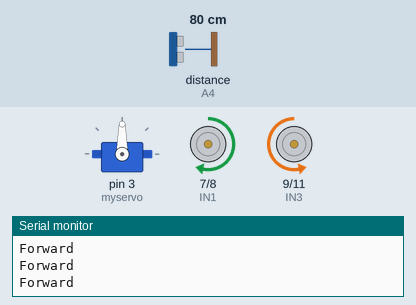
This sketch was run on a simulated Arduino Uno, built with avr-gcc and run on an emulated ATmega328P. Shown: servo, motor-driver pin pairs drawn as motors (green arrow = first pin HIGH = forward, orange = second pin HIGH = backward, longer = more drive, scaled by the enable pin), the last lines printed to the serial monitor. Wiring (inferred from the names in the program): ultrasonic range finder: trigger A5; echo A4. The inputs (shaded band) are chosen by the test bench; at power-on: distance to the obstacle (sensor on A4) 80 cm. The echo pulse lasts 58.3 µs per cm.

Above: at 1.2 s.
1.3 s: distance to the obstacle (sensor on A4) set to 23 cm
2.8 s: distance to the obstacle (sensor on A4) set to 18 cm
At 3.3 s:
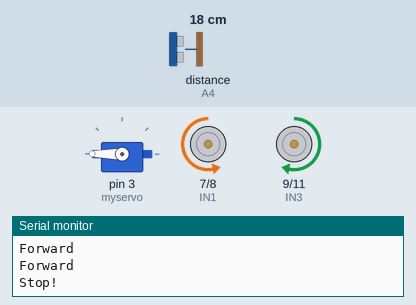
5.8 s: distance to the obstacle (sensor on A4) set to 35 cm
At 6.01 s:
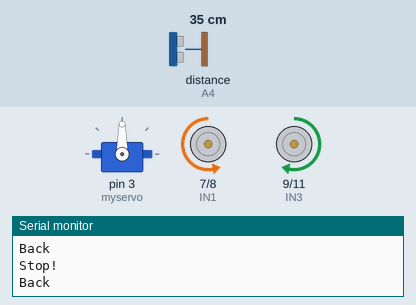
7.5 s: distance to the obstacle (sensor on A4) set to 2 cm
At 7.69 s:
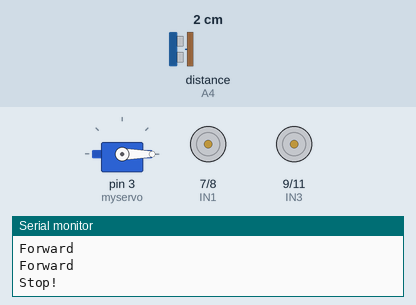
Timing chart, 0 to 11.5 s (numbered marks = the images above; inputs shaded):
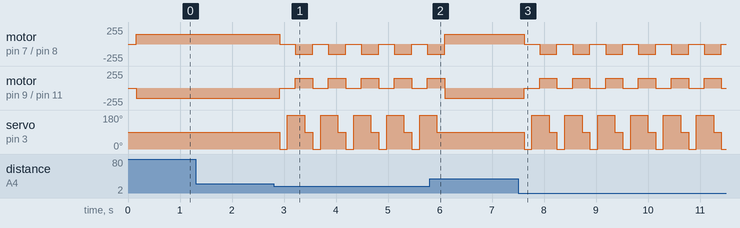

The sketch:

Avoid01.ino
```cpp
//www.elegoo.com - OBSTACLE AVOIDANCE

#include <Servo.h>  //servo library
Servo myservo;      // create servo object to control servo

int Echo = A4;
int Trig = A5;

#define ENA 5
#define ENB 6
#define IN1 7
#define IN2 8
#define IN3 9
#define IN4 11
#define SPEED 150
int rightDistance = 0, leftDistance = 0, middleDistance = 0;

void forward(int carSpeed){ //, int runTime){
  analogWrite(ENA, carSpeed);
  analogWrite(ENB, carSpeed);
  digitalWrite(IN1, HIGH);
  digitalWrite(IN2, LOW);
  digitalWrite(IN3, LOW);
  digitalWrite(IN4, HIGH);
  //delay(runTime);
  Serial.println("Forward");
}

void back(int carSpeed, int runTime) {
  analogWrite(ENA, carSpeed);
  analogWrite(ENB, carSpeed);
  digitalWrite(IN1, LOW);
  digitalWrite(IN2, HIGH);
  digitalWrite(IN3, HIGH);
  digitalWrite(IN4, LOW);
  delay(runTime);
  Serial.println("Back");
}

void left(int carSpeed, int runTime) {
  analogWrite(ENA, carSpeed);
  analogWrite(ENB, carSpeed);
  digitalWrite(IN1, LOW);
  digitalWrite(IN2, HIGH);
  digitalWrite(IN3, LOW);
  digitalWrite(IN4, HIGH);
  delay(runTime);
  Serial.println("Left");
}

void right(int carSpeed, int runTime) {
  analogWrite(ENA, carSpeed);
  analogWrite(ENB, carSpeed);
  digitalWrite(IN1, HIGH);
  digitalWrite(IN2, LOW);
  digitalWrite(IN3, HIGH);
  digitalWrite(IN4, LOW);
  delay(runTime);
  Serial.println("Right");
}

void stop() {
  digitalWrite(ENA, LOW);
  digitalWrite(ENB, LOW);
  Serial.println("Stop!");
}

//Ultrasonic distance measurement Sub function
int Distance_test(int degreeTurn) {
  myservo.write(degreeTurn);  //set servo position according to scaled value
  delay(150);
  digitalWrite(Trig, LOW);
  delayMicroseconds(2);
  digitalWrite(Trig, HIGH);
  delayMicroseconds(20);
  digitalWrite(Trig, LOW);
  float Fdistance = pulseIn(Echo, HIGH);
  Fdistance= Fdistance / 58;
  return (int)Fdistance;
}

void setup() {
  myservo.attach(3);  // attach servo on pin 3 to servo object
  Serial.begin(9600);
  pinMode(Echo, INPUT);
  pinMode(Trig, OUTPUT);
  pinMode(IN1, OUTPUT);
  pinMode(IN2, OUTPUT);
  pinMode(IN3, OUTPUT);
  pinMode(IN4, OUTPUT);
  pinMode(ENA, OUTPUT);
  pinMode(ENB, OUTPUT);
  stop();
}

void loop() {
    middleDistance = Distance_test(90);

    if(middleDistance <= 20) {
      stop();

      rightDistance = Distance_test(0);
      leftDistance = Distance_test(180);
      if(rightDistance > leftDistance) {
        right(SPEED, 360);
      }
      else if(rightDistance < leftDistance) {
        left(SPEED, 360);
      }
      else if((rightDistance <= 20) || (leftDistance <= 20)) {
        back(SPEED, 180);
      }
      else {
        forward(SPEED);
      }
    }
    else {
        forward(SPEED);
    }
}
```

Measured:
- the behaviour switches between 22 and 21 cm on distance to the obstacle (sensor on A4) (found by bisection; images 0 and 1)
- after the input at 2.8 s, motor on pin 7 (IN1) / pin 8 (IN2): alternates backward 150/255 for 0.33 s and stopped for 0.30 s, starting after 0.12 s; motor on pin 9 (IN3) / pin 11 (IN4): alternates forward 150/255 for 0.33 s and stopped for 0.30 s, starting after 0.12 s
- after the input at 5.8 s, servo on pin 3 (myservo): goes on until 5.9 s, then stays 90°
- after the input at 7.5 s, motor on pin 7 (IN1) / pin 8 (IN2): alternates backward 150/255 for 0.33 s and stopped for 0.30 s, starting after 0.12 s; motor on pin 9 (IN3) / pin 11 (IN4): alternates forward 150/255 for 0.33 s and stopped for 0.30 s, starting after 0.12 s
